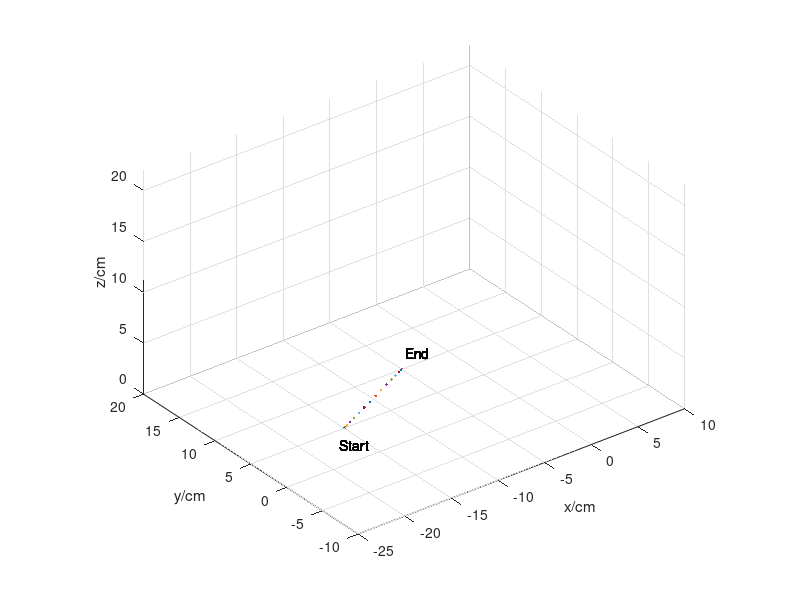
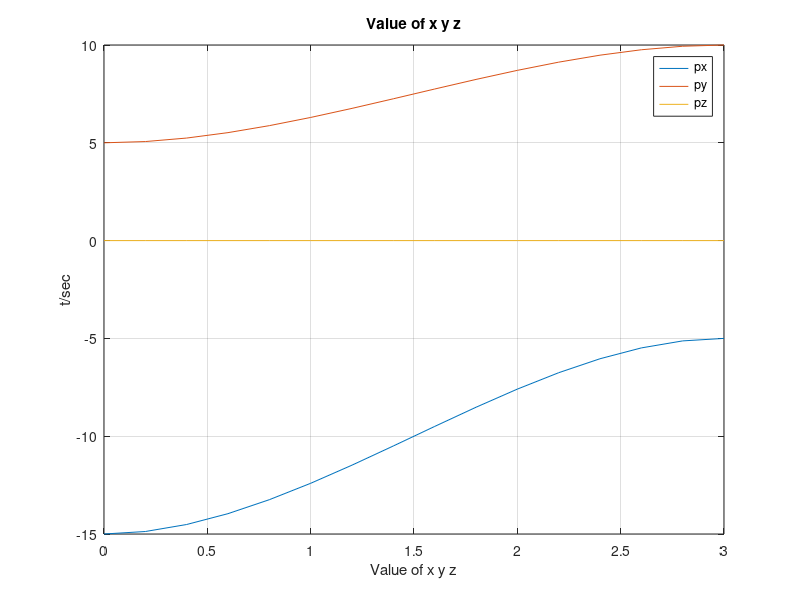
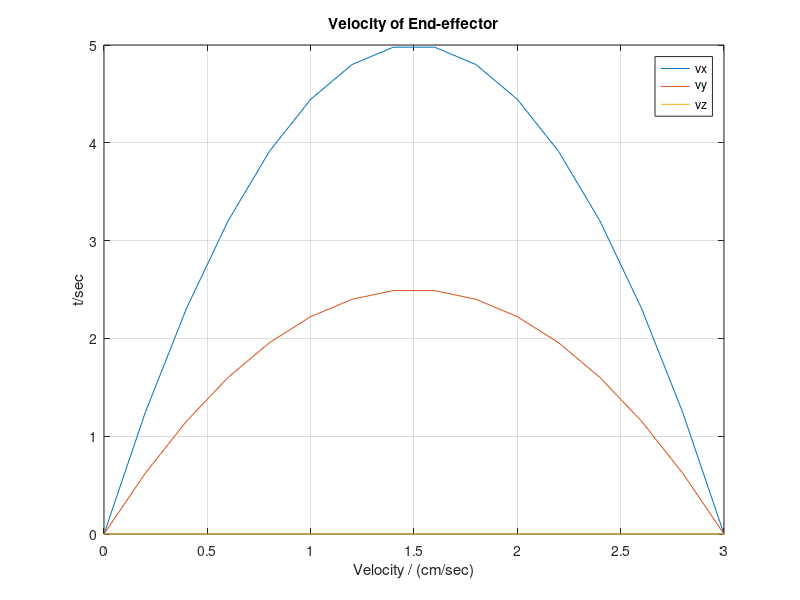
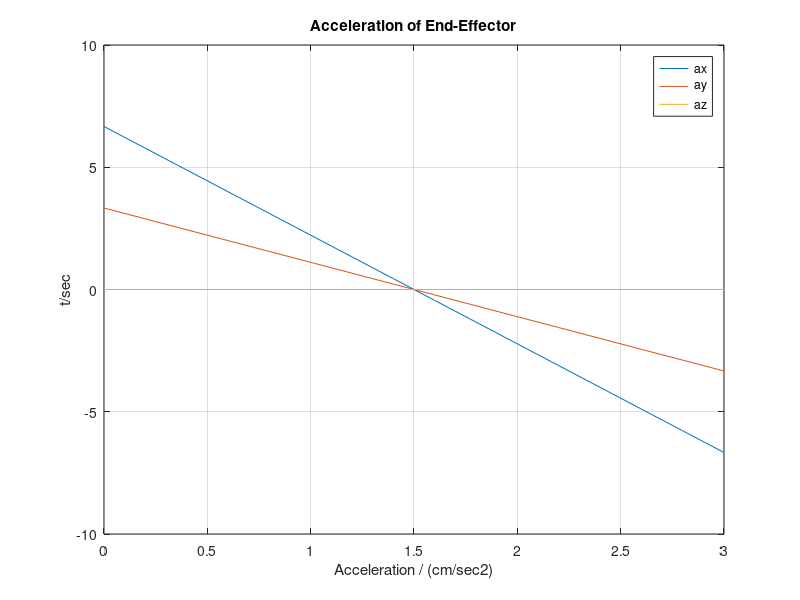

These charts were generated, in order, by the following MATLAB code:

% straight line from (-15,5,0) to (-5,10,0), time is 3 sec

clc
close all
clear 

figure (1)
set(1,'position',[0 0 800 600])

L1 = 6; L2 = 15; L3 = 15; L4 = 3.5; L5 = 6.5; 

tf = 3; % 
d = 0.2; % 

theta1i = zeros(1, tf/d+1);
theta2i = zeros(1, tf/d+1);
theta3i = zeros(1, tf/d+1);
theta4i = zeros(1, tf/d+1);

i = 0;

for t = 0:d:tf   % t has tf/d+1 different value
    
    i = i + 1;
    
    xi = -15;
    xf = -5; 
    
    px = xi + 3*(xf-xi)/(tf^2)*(t^2) - 2*(xf-xi)/(tf^3)*(t^3);
    py = 0.5*px + 12.5;
    pz = 0;
    
    %% calculate IK for angles
    
    % orientation
    cw24 = -1;
    sw24 = 0;

    %theta1
    theta1 = atan2(py,px);
    if theta1<-pi/2
        theta1 = theta1 + pi;
    elseif theta1>pi/2
        theta1 = theta1 - pi;
    end

    cw1 = cos(theta1);
    sw1 = sin(theta1);

    ax=-cw1*sw24;
    ay=-sw1*sw24;
    az=cw24;

    %costheta3
    D=(((pz-az*(L4+L5)-L1)^2+(px-ax*(L4+L5))^2+(py-ay*(L4+L5))^2)-L2^2-L3^2)/(2*L2*L3);

    %theta3
    theta3=atan2(sqrt(1-D^2),D);

    %theta2
    a = L2 + L3*D;
    m = L3*sqrt(1-D^2);
    K = cos(theta1)*px + sin(theta1)*py + sw24*(L4+L5);

    theta2 = [0;0];

    theta2(1) = atan2(a,m) - atan2(K,sqrt(a^2+m^2-K^2));
    theta2(2) = atan2(a,m) - atan2(K,-sqrt(a^2+m^2-K^2));

    %theta4
    theta234 = atan2(sw24,cw24);
    if theta234<0
        theta234 = theta234+2*pi;
    end

    theta4 = [0;0];
    theta4(1) = theta234 - theta2(1) - theta3;
    theta4(2) = theta234 - theta2(2) - theta3;

    q1 = theta1;
    q2 = theta2(1);
    q3 = theta3;
    q4 = theta4(1);
    
    theta1i(i) = q1*180/pi;
    theta2i(i) = q2*180/pi;
    theta3i(i) = q3*180/pi;
    theta4i(i) = q4*180/pi;
    
    %calculate cos and sin
    c1 = cos(q1);
    c2 = cos(q2);
    c3 = cos(q3);
    c4 = cos(q4);

    c23 = cos(q2 + q3);
    c24 = cos(q2 + q3 + q4);

    s1 = sin(q1);
    s2 = sin(q2);

    s23 = sin(q2 + q3);
    s24 = sin(q2 + q3 + q4);

    %calculate joints' position
    x0 = 0;
    x1 = 0;
    x2 = L2 * c2 * c1;
    x3 = x2 + L3 * c23 * c1;
    x4 = x3 - L4 * s24 * c1;
    xe = x4 - L5 * s24 * c1;

    y0 = 0;
    y1 = 0;
    y2 = L2 * c2 * s1;
    y3 = y2 + L3 * c23 * s1;
    y4 = y3 - L4 * s24 * s1;
    ye = y4 - L5 * s24 * s1;

    z0 = 0;
    z1 = L1;
    z2 = L1 + L2 * s2;
    z3 = z2 + L3 * s23;
    z4 = z3 + L4 * c24;
    ze = z4 + L5 * c24;

    xx0 = [x0 x1 x2 x3 x4 xe];
    yy0 = [y0 y1 y2 y3 y4 ye];
    zz0 = [z0 z1 z2 z3 z4 ze];

    %plot links
    figure(1)
    p = plot3(xx0, yy0, zz0, 'ko-','Linewidth',2);
    xlabel('x/cm'); 
    ylabel('y/cm');
    zlabel('z/cm');
    axis equal
    axis([-25 10 -10 20 0 22])
    hold on
    grid on

    pause(0.2)
    set(p,'visible','off')
    
    %plot points
    plot3(xe, ye, ze, '.')
    axis equal
    axis([-25 10 -10 20 0 22])
    text(-15 - 2, 5 - 2, 0, 'Start') ;
    text(-5 + 2, 10 + 2, 0, 'End') ;
    hold on
    grid on
end

%% plot value of (x y z) w.r.t of t
figure (3)
set(3,'position',[500 0 560 420])

t = 0:d:tf;

px = xi + 3*(xf-xi)/(tf^2)*(t.^2) - 2*(xf-xi)/(tf^3)*(t.^3);
py = 0.5*px + 12.5;
pz = 0*t;

figure (3)
plot(t,px)
hold on
plot(t,py)
hold on
plot(t,pz)
hold on
grid on

title('Value of x y z')
xlabel('Value of x y z'); 
ylabel('t/sec');

legend('px','py','pz')

%% plot velocity of (x y z) wrt of t
figure (4)
set(4,'position',[500 0 560 420])

vx = 6*(xf-xi)/(tf^2)*t - 6*(xf-xi)/(tf^3)*(t.^2);
vy = 0.5*vx;
vz = 0*t;
figure (4)
plot(t,vx)
hold on 
plot(t,vy)
hold on
plot(t,vz)
hold on
title('Velocity of End-effector')
xlabel('Velocity / (cm/sec)'); 
ylabel('t/sec');

grid on

legend('vx','vy','vz')

%% plot acceleration of (x y z) wrt t
figure (5)
set(5,'position',[500 0 560 420])

ax = 6*(xf-xi)/(tf^2) - 12*(xf-xi)/(tf^3)*t;
ay = 0.5*ax;
az = 0*t;

figure (5)
plot(t,ax)
hold on 
plot(t,ay)
hold on
plot(t,az)
hold on
title('Acceleration of End-Effector')
xlabel('Acceleration / (cm/sec2)'); 
ylabel('t/sec');

grid on

legend('ax','ay','az')

%% plot thetas wrt t
figure (6)
set(6,'position',[1000 0 560 420])

p1 = polyfit(t,theta1i,5); 
p2 = polyfit(t,theta2i,5); 
p3 = polyfit(t,theta3i,5); 
p4 = polyfit(t,theta4i,5);
f1 = polyval(p1,t); 
f2 = polyval(p2,t); 
f3 = polyval(p3,t); 
f4 = polyval(p4,t); 

figure (6)
plot(t,theta1i,'o',t,f1,'-') 
hold on
plot(t,theta2i,'o',t,f2,'-') 
hold on
plot(t,theta3i,'o',t,f3,'-') 
hold on
plot(t,theta4i,'o',t,f4,'-') 
hold on
legend('theta1 data','theta1 fit','theta2 data','theta2 fit','theta3 data','theta3 fit','theta4 data','theta4 fit')

grid on

s1 = sprintf('theta1 = (%f) t^5 + (%f) t^4 + (%f) t^3 + (%f) t^2 + (%f) t + (%f)',p1(1),p1(2),p1(3),p1(4),p1(5),p1(6));
text(0.1, -10, s1) ;
s2 = sprintf('theta2 = (%f) t^5 + (%f) t^4 + (%f) t^3 + (%f) t^2 + (%f) t + (%f)',p2(1),p2(2),p2(3),p2(4),p2(5),p2(6));
text(0.1, 80, s2);
s3 = sprintf('theta3 = (%f) t^5 + (%f) t^4 + (%f) t^3 + (%f) t^2 + (%f) t + (%f)',p3(1),p3(2),p3(3),p3(4),p3(5),p3(6));
text(0.1, 140, s3);
s4 = sprintf('theta4 = (%f) t^5 + (%f) t^4 + (%f) t^3 + (%f) t^2 + (%f) t + (%f)',p4(1),p4(2),p4(3),p4(4),p4(5),p4(6));
text(0.1, -70, s4);

title('PolyFit of Angles')
ylabel('(o)'); 
xlabel('t/sec');

%% velocity of angles
figure (7)
set(7,'position',[1000 0 560 420])

vtheta1 = 5 * p1(1) * (t.^4) + 4 * p1(2) * (t.^3) + 3 * p1(3) * (t.^2) + 2 * p1(4) * t + p1(5);
vtheta2 = 5 * p2(1) * (t.^4) + 4 * p2(2) * (t.^3) + 3 * p2(3) * (t.^2) + 2 * p2(4) * t + p2(5);
vtheta3 = 5 * p3(1) * (t.^4) + 4 * p3(2) * (t.^3) + 3 * p3(3) * (t.^2) + 2 * p3(4) * t + p3(5);
vtheta4 = 5 * p4(1) * (t.^4) + 4 * p4(2) * (t.^3) + 3 * p4(3) * (t.^2) + 2 * p4(4) * t + p4(5);

figure (7)
plot(t,vtheta1,'-') 
hold on
plot(t,vtheta2,'-') 
hold on
plot(t,vtheta3,'-') 
hold on
plot(t,vtheta4,'-') 
hold on

grid on

title('Velocity of Joints')
ylabel('Velocity / ((o)/sec)'); 
xlabel('t/sec');

legend('velocity of theta1','velocity of theta2','velocity of theta3','velocity of theta4')

%% acceleration of angles
figure (8)
set(8,'position',[1000 0 560 420])

atheta1 = 20 * p1(1) * (t.^3) + 12 * p1(2) * (t.^2) + 6 * p1(3) * t + 2 * p1(4);
atheta2 = 20 * p2(1) * (t.^3) + 12 * p2(2) * (t.^2) + 6 * p2(3) * t + 2 * p2(4);
atheta3 = 20 * p3(1) * (t.^3) + 12 * p3(2) * (t.^2) + 6 * p3(3) * t + 2 * p3(4);
atheta4 = 20 * p4(1) * (t.^3) + 12 * p4(2) * (t.^2) + 6 * p4(3) * t + 2 * p4(4);

figure (8)
plot(t,atheta1,'-') 
hold on
plot(t,atheta2,'-') 
hold on
plot(t,atheta3,'-') 
hold on
plot(t,atheta4,'-') 
hold on

grid on

title('Acceleration of Joints')
ylabel('Acceleration / ((o)/sec2)'); 
xlabel('t/sec');

legend('acceleration of theta1','acceleration of theta2','acceleration of theta3','acceleration of theta4')


